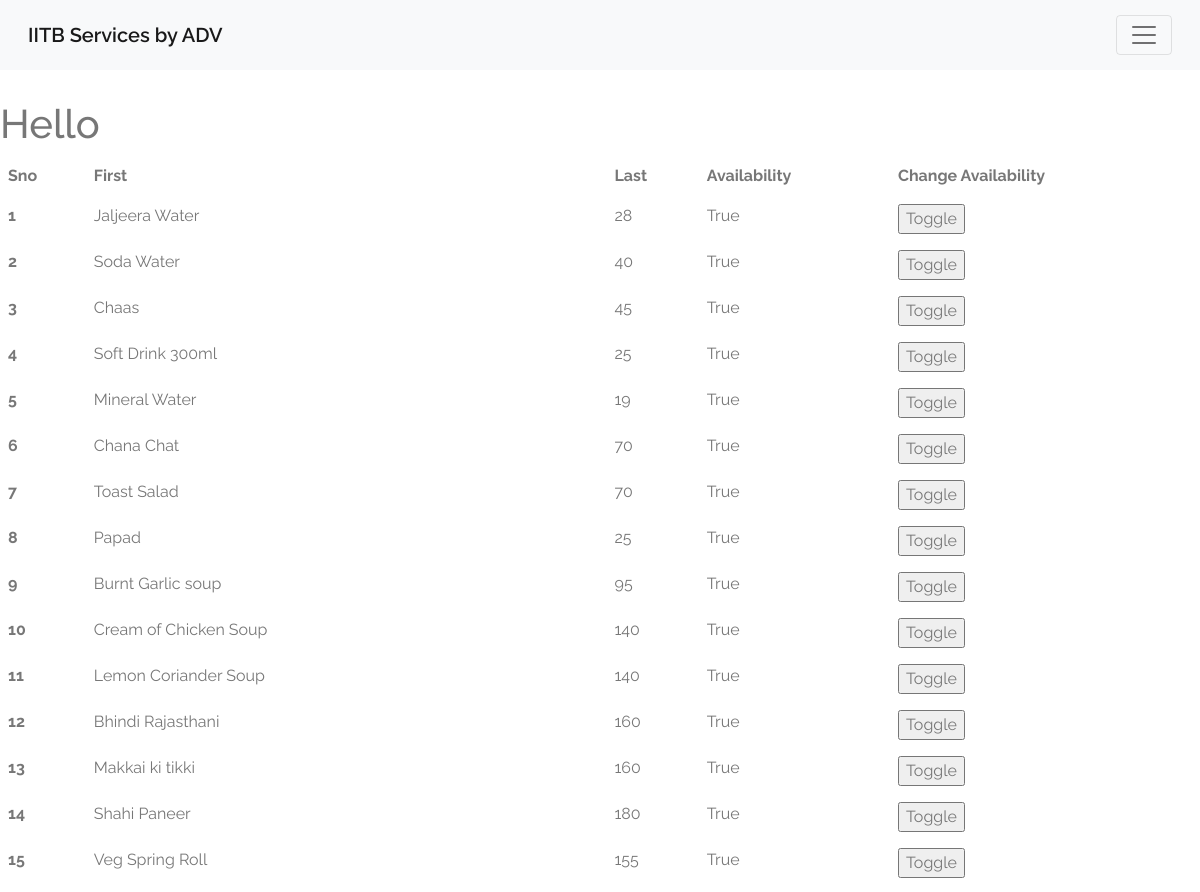
Before: /gulmohar_updation (signed in, upper part) with the older database file.
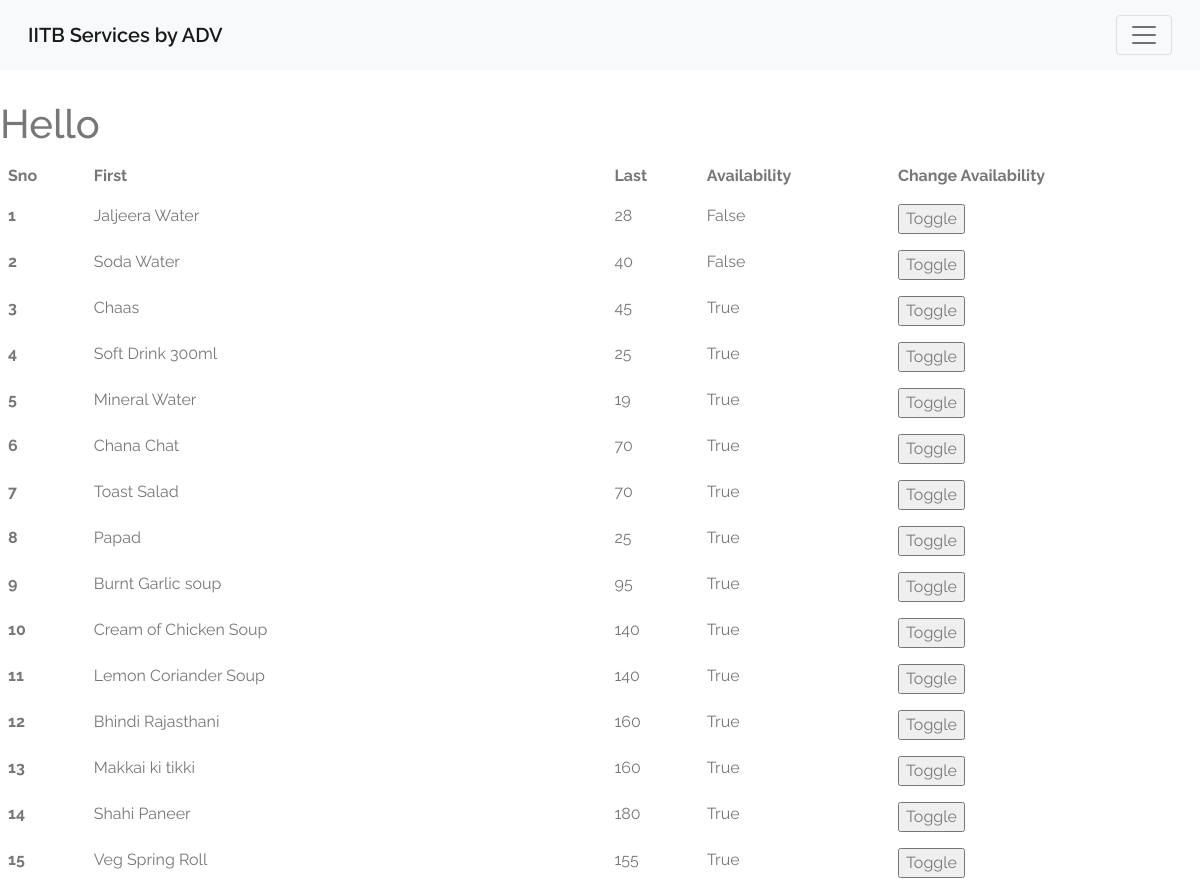
After: the same page with the newer database file.
### authentication/models.py (models this page shows)
class Gulmohar(models.Model):
    item_name=models.CharField(max_length=30)
    availability=models.BooleanField(default=True)
    price=models.IntegerField()
    image_src=models.ImageField()

### authentication/views.py (the view)
# urls.py: path('gulmohar_updation',views.gulmohar_updation,name="gulmohar_updation"),
def gulmohar_updation(request):
    g = Gulmohar.objects.all()
    fname = request.user.first_name
    return render(request,'authentication/gulmohar_updation.html',{'gul':g , 'fname':fname})

### templates/authentication/gulmohar_updation.html (shortened to what this page needs)
{% extends 'authentication/base.html' %}
{% load static %}
{% block content %}
    <h1 class="hello">Hello</h1>
    <table class="table table-borderless">
        <thead>
          <tr>
            <th scope="col">Sno</th>
            <th scope="col">First</th>
            <th scope="col">Last</th>
            <th scope="col">Availability</th>
            <th scope="col">Change Availability</th>
          </tr>
        </thead>
        <tbody>
            {% for item in gul %}
            <form method="POST" action="toggle">
            <tr>
                <th scope="row">{{forloop.counter}}</th>
                <td>{{item.item_name}}</td>
                <td>{{item.price}}</td>
                <td>{{item.availability}}</td>
                <td><input type="submit" value="Toggle" > </td>
              </tr>
            </form>
            {% endfor %}
        </tbody>
      </table>
{% endblock content %}

### templates/authentication/base.html (shortened to what this page needs)
{% load static %}
<!DOCTYPE html>
<html>
    <head>
        <link rel="stylesheet" href="{%static 'css/maicons.css' %}">
        <link rel="stylesheet" href="{%static 'css/bootstrap.css' %}">
        <link rel="stylesheet" href="{%static 'css/grocery_h10.css' %}">
        <link rel="stylesheet" href="{%static 'css/theme.css' %}">
        <link href="https://cdn.jsdelivr.net/npm/bootstrap@5.1.3/dist/css/bootstrap.min.css" rel="stylesheet">
    </head>
    <body>
        <nav class="navbar navbar-light bg-light fixed-top" >
            <div class="container-fluid">
              <a class="navbar-brand" href="#" >IITB Services by ADV</a>
              <button class="navbar-toggler" type="button" data-bs-toggle="offcanvas" data-bs-target="#offcanvasNavbar" aria-controls="offcanvasNavbar">
                <span class="navbar-light navbar-toggler-icon"></span>
              </button>
            </div>
          </nav>
        {% block content %}
        {% endblock content %}
    </body>
</html>

### static/css/grocery_h10.css (style rules this page uses)
* { box-sizing: border-box; font-family: Raleway; color: #777; }
html, body { margin: 0; padding: 0; min-height: 100%; }

### static/css/theme.css (style rules this page uses)
:root { --primary: #6C55F9; --accent: #FF3D85; --secondary: #645F88; --success: #35bb78; --info: #05B4E1; --warning: #FAC14D; --danger: #FF4943; --grey: #B4B2C5; --dark: #2D2B3A; --light: #F6F5FC; }
body { font-family: "Work Sans", sans-serif; line-height: 1.5; color: #2D2B3A; }
a { color: #6C55F9; text-decoration: none; background-color: transparent; }
.bg-light { background-color: #F6F5FC !important; }
.navbar { min-height: 70px; }
.navbar-brand { font-weight: 600; padding-top: 10px; padding-bottom: 10px; }

### templates/authentication/gulmohar_updation.html (style rules this page uses)
.hello { margin-top: 100px; }

Changed rows visible on the page:
changed Gulmohar "Jaljeera Water": availability "True" → "False"
changed Gulmohar "Soda Water": availability "True" → "False"
